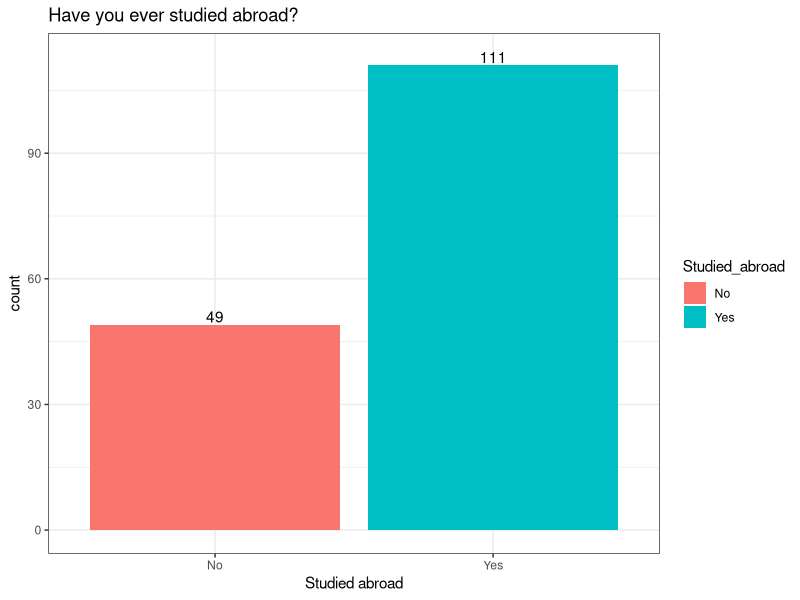
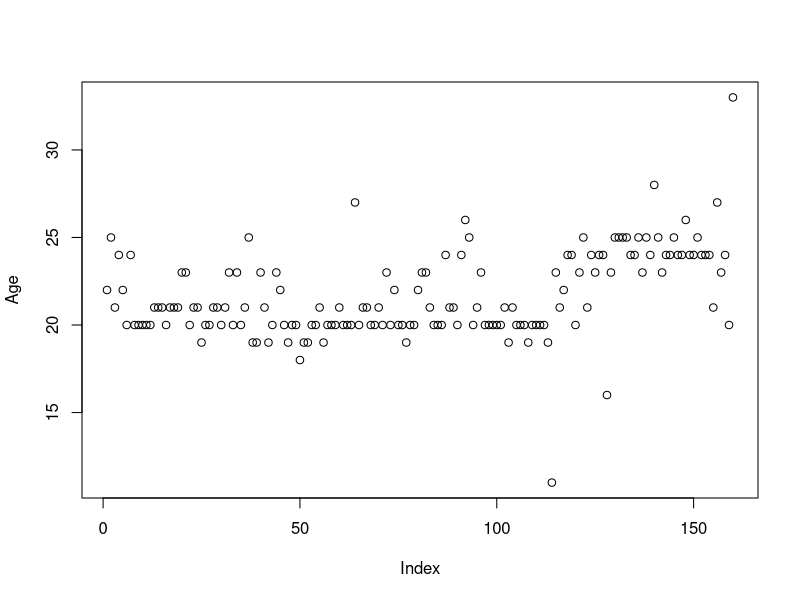
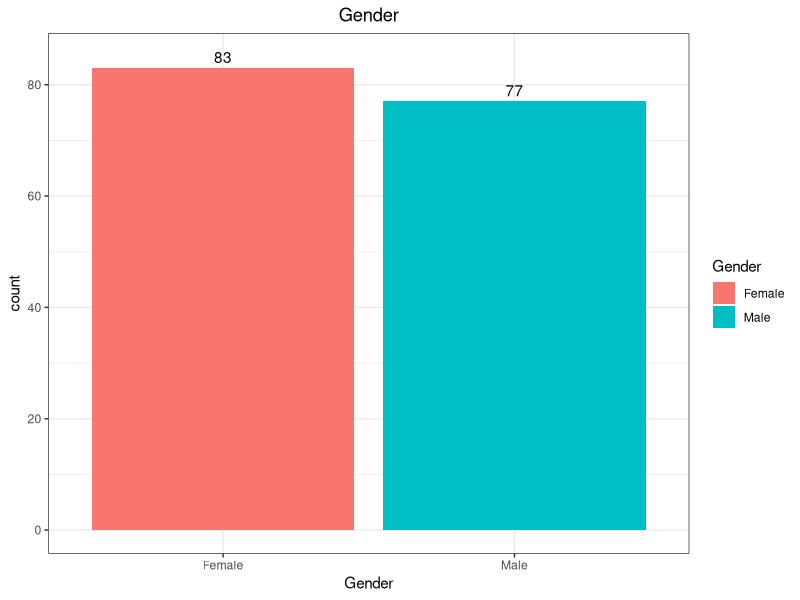
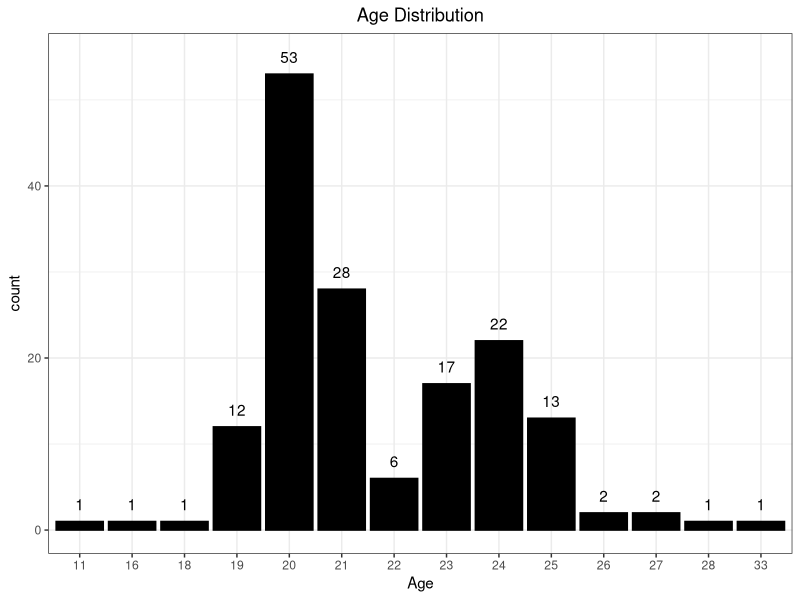
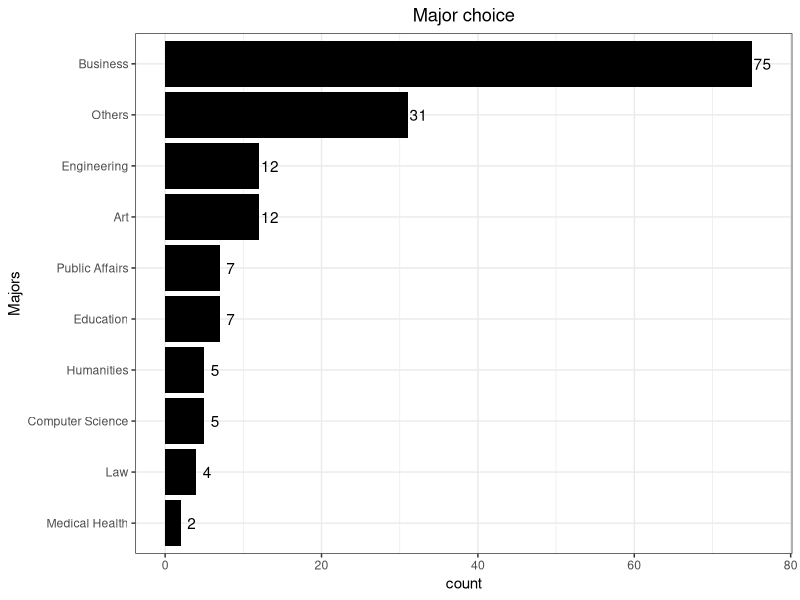

The R source for these figures, in order:
## ---- chunk 1
knitr::opts_chunk$set(echo = TRUE)
## ---- chunk 2
project <- read.csv("./data/data_original.csv", header = T)
library(tidyverse)
## ---- chunk 3
project %>% 
  count(Studied_abroad) %>% 
  mutate(perc = n/nrow(project)) ->project2
## ---- chunk 4
ggplot(project,
       aes(x = Studied_abroad, fill = Studied_abroad))+
  geom_bar() +
  geom_text(
    aes(label = stat(count)),
    stat = "count",
    nudge_y = 2
  ) +
  ggtitle("Have you ever studied abroad?") +
  theme(plot.title = element_text(hjust = 0.5))+
  xlab("Studied abroad") +
  theme_bw()
## ---- chunk 5
plot(project$Age, ylab = "Age")
## ---- chunk 6
ggplot(data = project,
       aes(x = Gender, fill = Gender)) +
  geom_bar() +
  geom_text(
    aes(label = stat(count)),
    stat = "count",
    nudge_y = 2
  ) +
  theme_bw()+
  ggtitle("Gender") +
  theme(plot.title = element_text(hjust = 0.5))
## ---- chunk 7
ggplot(data = project,
       aes(x = as.factor(Age))) +
  geom_bar(color = "black",
           fill = "black") +
  geom_text(
    aes(label = stat(count)),
    stat = "count",
    nudge_y = 2
  )+
  theme_bw() +
  ggtitle("Age Distribution") +
  theme(plot.title = element_text(hjust = 0.5)) +
  xlab("Age")
## ---- chunk 8
project %>% 
  group_by(Major) %>% 
  mutate(count_major = n()) %>% 
  ggplot(
        aes(y = reorder(Major, count_major)))+
  geom_bar(stat = "count",
           fill = "black") +
  geom_text(
    aes(label = stat(count)),
    stat = "count",
    nudge_x = 1.4
  )+
  theme_bw() +
  ggtitle("Major choice") +
  theme(plot.title = element_text(hjust = 0.5)) +
  ylab("Majors")
